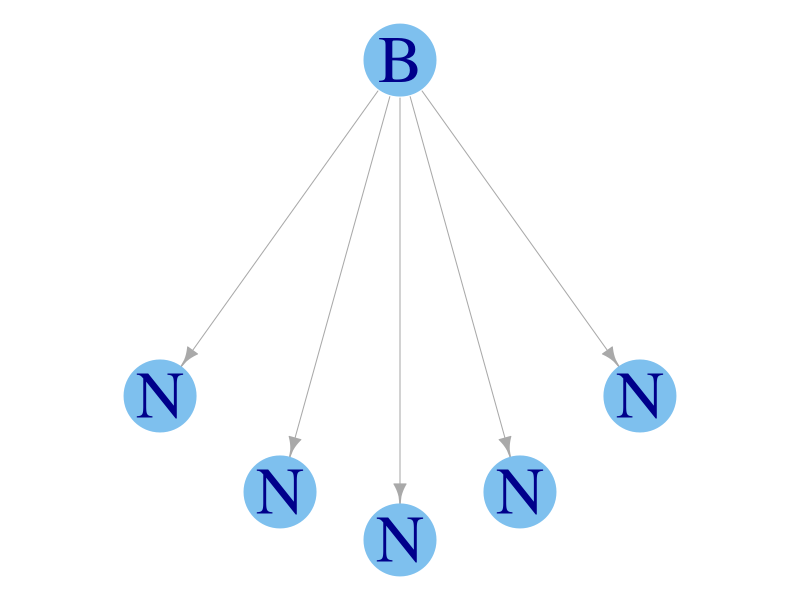
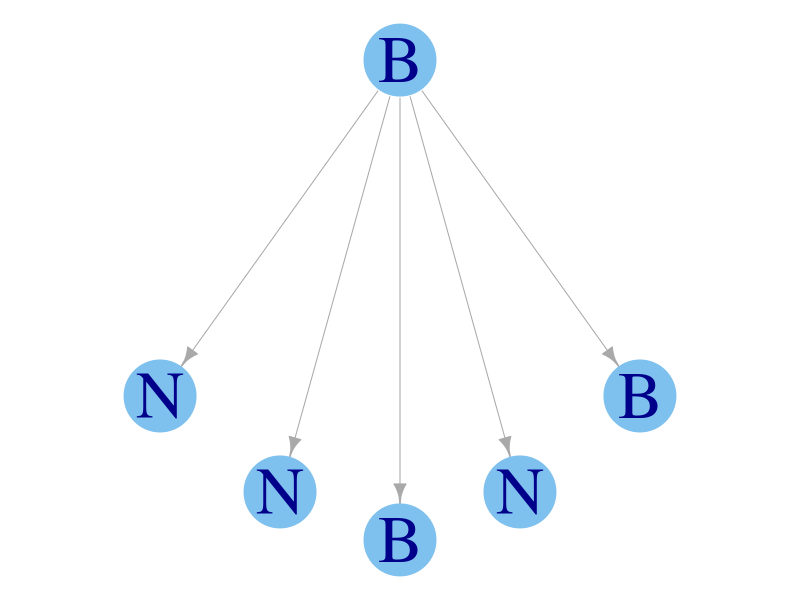
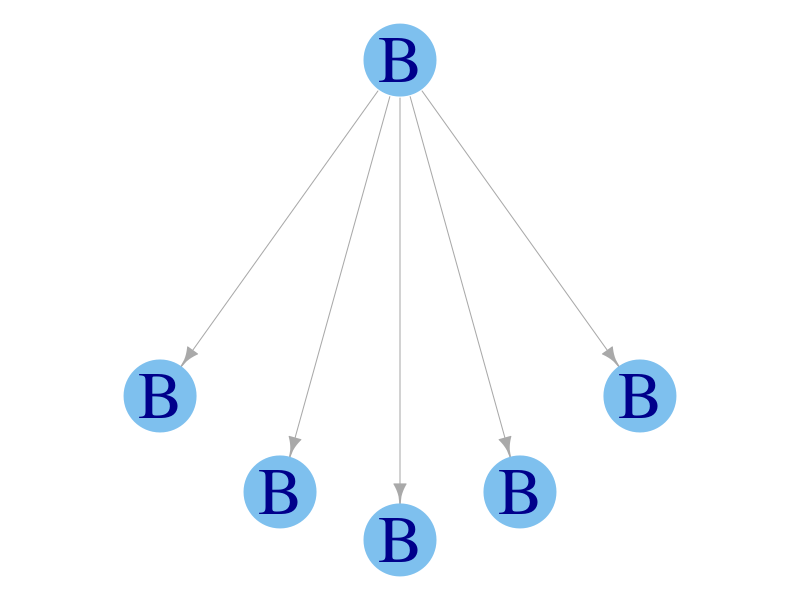

Recreate these plots in R, in order.
## ---- chunk 1
library(igraph)
igraph_options(vertex.color = "SkyBlue2", vertex.frame.color = "SkyBlue2", 
               vertex.label.cex = 4, vertex.size = 30, rescale = FALSE)
par(mar=c(0,0,0,0)+.1)
## ---- chunk 2
#| fig-asp: 0.8
g <- make_graph(~ 1-+2, 1-+3, 1-+4, 1--+5, 1--+6)
g_vertex_layout = matrix(c(0, 0, 0.4, -0.7, 0.2, -0.9, 0, -1, -0.4, -0.7, -0.2, -0.9), byrow=TRUE, ncol=2)
plot(g, vertex.label=c("B", "N", "N", "N", "N", "N"), 
     layout = g_vertex_layout)
## ---- chunk 3
library(igraph)
igraph_options(vertex.color = "SkyBlue2", vertex.frame.color = "SkyBlue2", 
               vertex.label.cex = 4, vertex.size = 30, rescale = FALSE)
par(mar=c(0,0,0,0)+.1)
## ---- chunk 4
#| fig-asp: 0.8
g <- make_graph(~ 1-+2, 1-+3, 1-+4, 1--+5, 1--+6)
g_vertex_layout = matrix(c(0, 0, 0.4, -0.7, 0.2, -0.9, 0, -1, -0.4, -0.7, -0.2, -0.9), byrow=TRUE, ncol=2)
plot(g, vertex.label=c("B", "B", "N", "B", "N", "N"), 
     layout = g_vertex_layout)
## ---- chunk 5
library(igraph)
igraph_options(vertex.color = "SkyBlue2", vertex.frame.color = "SkyBlue2", 
               vertex.label.cex = 4, vertex.size = 30, rescale = FALSE)
par(mar=c(0,0,0,0)+.1)
## ---- chunk 6
#| fig-asp: 0.8
g <- make_graph(~ 1-+2, 1-+3, 1-+4, 1--+5, 1--+6)
g_vertex_layout = matrix(c(0, 0, 0.4, -0.7, 0.2, -0.9, 0, -1, -0.4, -0.7, -0.2, -0.9), byrow=TRUE, ncol=2)
plot(g, vertex.label=c("B", "B", "B", "B", "B", "B"), 
     layout = g_vertex_layout)
